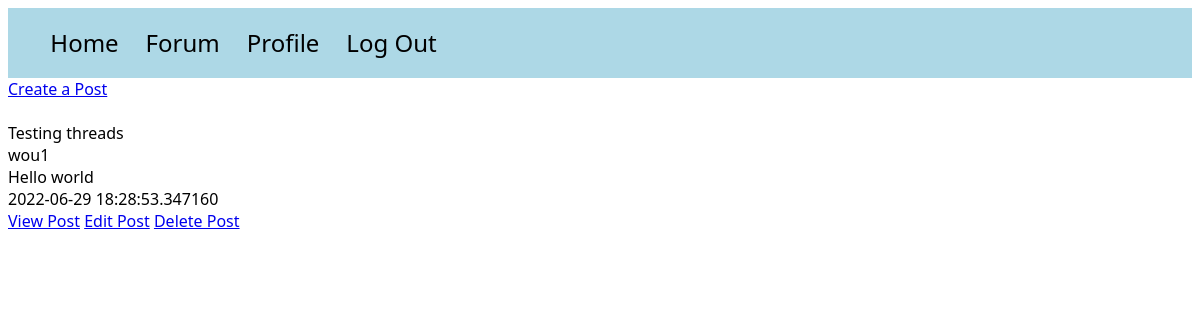
Page /posts (signed in) on the earlier database version.
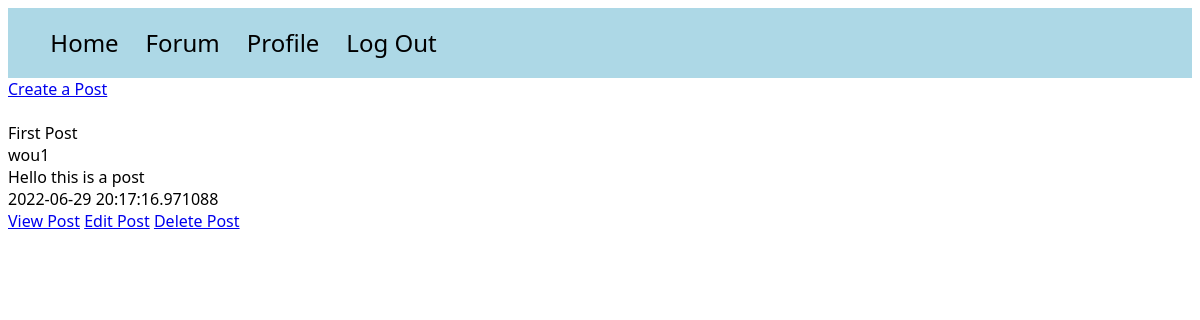
Same page on the later database version.
### models.py (models this page shows)
class Post(db.Model):
    id = db.Column(db.Integer, primary_key=True)
    title = db.Column(db.String(100))
    content = db.Column(db.Text)
    poster_id = db.Column(db.Integer, db.ForeignKey(User.id))
    date_posted = db.Column(db.DateTime, default=datetime.utcnow)
    slug = db.Column(db.String(256))
    comments = db.relationship('Comment', backref='commented_post')

class User(UserMixin, db.Model):
    id = db.Column(db.Integer, primary_key=True)
    email = db.Column(db.String(100), unique=True)
    password = db.Column(db.String(100))
    name = db.Column(db.String(1000))
    last_seen = db.Column(db.String(100))
    posts = db.relationship('Post', backref='poster')

### app.py (the view)
@app.route('/posts')
@login_required
def posts():
    posts = Post.query.order_by(Post.date_posted)
    return render_template("posts.html", posts=posts)

### app.py (called while the page is built)
@login_manager.user_loader
def load_user(user_id):
    try:
        return User.query.get(int(user_id))
    except:
        return None

### templates/posts.html (shortened to what this page needs)
<!DOCTYPE html>
<html lang="en">
<head>
</head>
<link rel="stylesheet" href="/static/style.css">
<body>
<div id="navbar">
    <ul>
        <a href="{{ url_for('home') }}"><li>Home</li></a>
        <a href="{{ url_for('posts') }}"><li>Forum</li></a>
        {% if current_user.is_authenticated %}
        <a href="{{ url_for('main.profile') }}"><li>Profile</li></a>
        {% endif %}
        {% if current_user.is_authenticated %}
        <a href="{{ url_for('auth.logout') }}"><li>Log Out</li></a>
        {% endif %}
    </ul>
</div>
<a href="{{ url_for('write_post') }}">Create a Post</a><br><br>
{% for post in posts %}
    {{ post.title }}<br>
    {{ post.poster.name }}<br>
    {{ post.content }}<br>
    {{ post.date_posted }}<br>
    <a href="{{ url_for('post', id=post.id) }}">View Post</a>
    {% if current_user.id == post.poster_id %}
    <a href="{{ url_for('edit_post', id=post.id) }}">Edit Post</a>
    <a href="{{ url_for('delete_post', id=post.id) }}">Delete Post</a>
    {% endif %}
    <br><br>
{% endfor %}
</body>
</html>

### static/style.css (style rules this page uses)
* { font-family: Segoe UI; }
#navbar { background-color: lightblue; padding: 0.2%; }
li { font-size: 1.5em; text-decoration: none; color: black; display: inline-block; padding-right: 2%; }

Differences in the rows shown:
removed Post: title "Testing threads", poster.name "wou1", content "Hello world", date_posted "2022-06-29 18:28:53.347160"
added Post: title "First Post", poster.name "wou1", content "Hello this is a post", date_posted "2022-06-29 20:17:16.971088"
